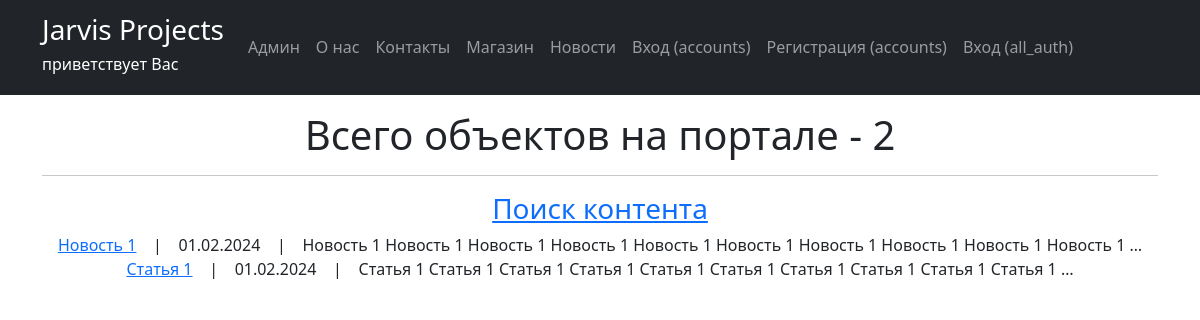
/newsportal/posts/, run on the app's committed database.
### newsportal/models.py (models this page shows, shortened)
class Post(models.Model):
    author = models.ForeignKey(Author, on_delete=models.CASCADE)
    postCategory = models.ManyToManyField(Category, through='PostCategory', verbose_name='Категория')
    CATEGORY_CHOICES = (
        ('NW', 'Новость'),
        ('AR', 'Статья'),
    )
    categoryType = models.CharField(max_length=2, choices=CATEGORY_CHOICES)
    dateCreation = models.DateTimeField(auto_now_add=True)
    title = models.CharField(max_length=128, verbose_name='Заголовок')
    text = models.TextField(verbose_name='Содержание')
    rating = models.IntegerField(default=0)
    class Meta:
        verbose_name = 'Контент'
        verbose_name_plural = 'Контент'

### newsportal/views.py (the view)
# urls.py: path('posts/', PostList.as_view(template_name = 'newsportal/posts.html'), name='posts'),
class PostList(ListView):
    model = Post
    ordering = 'dateCreation'
    context_object_name = 'posts'
    paginate_by = 10
    def get_queryset(self):
        queryset = super().get_queryset()
        self.filterset = PostFilter(self.request.GET, queryset)
        return self.filterset.qs
    def get_context_data(self, **kwargs):
        context = super().get_context_data(**kwargs)
        context['total_posts_count'] = self.filterset.qs.count()
        context['filterset'] = self.filterset
        context['user_is_author'] = self.request.user.groups.filter(name='authors').exists()
        context['user_is_not_author'] = not self.request.user.groups.filter(name='authors').exists()
        return context

### newsportal/templatetags/custom_filters_newsportal.py (called while the page is built)
@register.filter()
def censor(value):
    stop_list = STOP_LIST_WORDS
    for word in value.split():
        if word.lower() in stop_list:
            value = value.replace(word, f'{word[0]}{"*" * (len(word)-1)}')
    return value

### newsportal/templates/newsportal/posts.html (shortened to what this page needs)
{% extends 'flatpages/default.html' %}
{% load custom_filters_newsportal %}
{% load custom_tags_newsportal %}
{% block content %}
    <p><h1>Всего объектов на портале - {{ total_posts_count }}</h1></p>
    <hr>
    <h3><a href="{% url 'post_search' %}">Поиск контента</a></h3>
    {% if posts %}
           {% for post in posts %}
           <tr>
                <a href="{% url 'post' post.id %}">{{ post.title|censor }}</a> &nbsp&nbsp | &nbsp&nbsp
                {{ post.dateCreation|date:'d.m.Y'}} &nbsp&nbsp | &nbsp&nbsp
                {{ post.text|truncatewords:20|censor}}
                <br>
           {% endfor %}
   {% else %}
        <h2>Новостей нет</h2>
    {% endif %}
{% endblock content %}

### data on the page
Post: title|censor "Новость 1", dateCreation "01.02.2024", text|censor "Новость 1 Новость 1 Новость 1 Новость 1 Новость 1 Новость 1 Новость 1 Новость 1 Новость 1 Новость 1 …"
Post: title|censor "Статья 1", dateCreation "01.02.2024", text|censor "Статья 1 Статья 1 Статья 1 Статья 1 Статья 1 Статья 1 Статья 1 Статья 1 Статья 1 Статья 1 …"

### other printed values
{{ total_posts_count }} "2"
